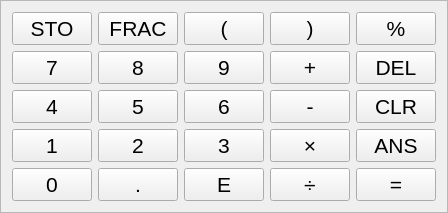
           <widget class="QFrame" name="frame_9">
            <property name="frameShape">
             <enum>QFrame::StyledPanel</enum>
            </property>
            <property name="frameShadow">
             <enum>QFrame::Raised</enum>
            </property>
            <layout class="QVBoxLayout" name="verticalLayout_4">
             <item>
              <layout class="QGridLayout" name="gridLayout">
               <item row="3" column="1">
                <widget class="QPushButton" name="pushButton_12">
                 <property name="sizePolicy">
                  <sizepolicy hsizetype="Minimum" vsizetype="Expanding">
                   <horstretch>0</horstretch>
                   <verstretch>0</verstretch>
                  </sizepolicy>
                 </property>
                 <property name="font">
                  <font>
                   <pointsize>16</pointsize>
                  </font>
                 </property>
                 <property name="text">
                  <string>8</string>
                 </property>
                </widget>
               </item>
               <item row="4" column="2">
                <widget class="QPushButton" name="pushButton_17">
                 <property name="sizePolicy">
                  <sizepolicy hsizetype="Minimum" vsizetype="Expanding">
                   <horstretch>0</horstretch>
                   <verstretch>0</verstretch>
                  </sizepolicy>
                 </property>
                 <property name="font">
                  <font>
                   <pointsize>16</pointsize>
                  </font>
                 </property>
                 <property name="text">
                  <string>6</string>
                 </property>
                </widget>
               </item>
               <item row="3" column="5">
                <widget class="QPushButton" name="pushButton_delete">
                 <property name="sizePolicy">
                  <sizepolicy hsizetype="Minimum" vsizetype="Expanding">
                   <horstretch>0</horstretch>
                   <verstretch>0</verstretch>
                  </sizepolicy>
                 </property>
                 <property name="font">
                  <font>
                   <pointsize>16</pointsize>
                  </font>
                 </property>
                 <property name="text">
                  <string>DEL</string>
                 </property>
                </widget>
               </item>
               <item row="6" column="4">
                <widget class="QPushButton" name="pushButton_divide">
                 <property name="sizePolicy">
                  <sizepolicy hsizetype="Minimum" vsizetype="Expanding">
                   <horstretch>0</horstretch>
                   <verstretch>0</verstretch>
                  </sizepolicy>
                 </property>
                 <property name="font">
                  <font>
                   <pointsize>16</pointsize>
                  </font>
                 </property>
                 <property name="text">
                  <string>÷</string>
                 </property>
                </widget>
               </item>
               <item row="5" column="2">
                <widget class="QPushButton" name="pushButton_13">
                 <property name="sizePolicy">
                  <sizepolicy hsizetype="Minimum" vsizetype="Expanding">
                   <horstretch>0</horstretch>
                   <verstretch>0</verstretch>
                  </sizepolicy>
                 </property>
                 <property name="font">
                  <font>
                   <pointsize>16</pointsize>
                  </font>
                 </property>
                 <property name="text">
                  <string>3</string>
                 </property>
                </widget>
               </item>
               <item row="4" column="0">
                <widget class="QPushButton" name="pushButton_15">
                 <property name="sizePolicy">
                  <sizepolicy hsizetype="Minimum" vsizetype="Expanding">
                   <horstretch>0</horstretch>
                   <verstretch>0</verstretch>
                  </sizepolicy>
                 </property>
                 <property name="font">
                  <font>
                   <pointsize>16</pointsize>
                  </font>
                 </property>
                 <property name="text">
                  <string>4</string>
                 </property>
                </widget>
               </item>
               <item row="3" column="2">
                <widget class="QPushButton" name="pushButton_14">
                 <property name="sizePolicy">
                  <sizepolicy hsizetype="Minimum" vsizetype="Expanding">
                   <horstretch>0</horstretch>
                   <verstretch>0</verstretch>
                  </sizepolicy>
                 </property>
                 <property name="font">
                  <font>
                   <pointsize>16</pointsize>
                  </font>
                 </property>
                 <property name="text">
                  <string>9</string>
                 </property>
                </widget>
               </item>
               <item row="6" column="1">
                <widget class="QPushButton" name="pushButton_period">
                 <property name="sizePolicy">
                  <sizepolicy hsizetype="Minimum" vsizetype="Expanding">
                   <horstretch>0</horstretch>
                   <verstretch>0</verstretch>
                  </sizepolicy>
                 </property>
                 <property name="font">
                  <font>
                   <pointsize>16</pointsize>
                  </font>
                 </property>
                 <property name="text">
                  <string>.</string>
                 </property>
                </widget>
               </item>
               <item row="6" column="2">
                <widget class="QPushButton" name="pushButton_exp">
                 <property name="sizePolicy">
                  <sizepolicy hsizetype="Minimum" vsizetype="Expanding">
                   <horstretch>0</horstretch>
                   <verstretch>0</verstretch>
                  </sizepolicy>
                 </property>
                 <property name="font">
                  <font>
                   <pointsize>16</pointsize>
                  </font>
                 </property>
                 <property name="text">
                  <string>E</string>
                 </property>
                </widget>
               </item>
               <item row="5" column="4">
                <widget class="QPushButton" name="pushButton_multiply">
                 <property name="sizePolicy">
                  <sizepolicy hsizetype="Minimum" vsizetype="Expanding">
                   <horstretch>0</horstretch>
                   <verstretch>0</verstretch>
                  </sizepolicy>
                 </property>
                 <property name="font">
                  <font>
                   <pointsize>16</pointsize>
                  </font>
                 </property>
                 <property name="text">
                  <string>×</string>
                 </property>
                </widget>
               </item>
               <item row="5" column="0">
                <widget class="QPushButton" name="pushButton_1">
                 <property name="sizePolicy">
                  <sizepolicy hsizetype="Minimum" vsizetype="Expanding">
                   <horstretch>0</horstretch>
                   <verstretch>0</verstretch>
                  </sizepolicy>
                 </property>
                 <property name="font">
                  <font>
                   <pointsize>16</pointsize>
                  </font>
                 </property>
                 <property name="text">
                  <string>1</string>
                 </property>
                </widget>
               </item>
               <item row="4" column="4">
                <widget class="QPushButton" name="pushButton_subtract">
                 <property name="sizePolicy">
                  <sizepolicy hsizetype="Minimum" vsizetype="Expanding">
                   <horstretch>0</horstretch>
                   <verstretch>0</verstretch>
                  </sizepolicy>
                 </property>
                 <property name="font">
                  <font>
                   <pointsize>16</pointsize>
                  </font>
                 </property>
                 <property name="text">
                  <string>-</string>
                 </property>
                </widget>
               </item>
               <item row="5" column="5">
                <widget class="QPushButton" name="pushButton_answer">
                 <property name="sizePolicy">
                  <sizepolicy hsizetype="Minimum" vsizetype="Expanding">
                   <horstretch>0</horstretch>
                   <verstretch>0</verstretch>
                  </sizepolicy>
                 </property>
                 <property name="font">
                  <font>
                   <pointsize>16</pointsize>
                  </font>
                 </property>
                 <property name="text">
                  <string>ANS</string>
                 </property>
                </widget>
               </item>
               <item row="4" column="1">
                <widget class="QPushButton" name="pushButton_16">
                 <property name="sizePolicy">
                  <sizepolicy hsizetype="Minimum" vsizetype="Expanding">
                   <horstretch>0</horstretch>
                   <verstretch>0</verstretch>
                  </sizepolicy>
                 </property>
                 <property name="font">
                  <font>
                   <pointsize>16</pointsize>
                  </font>
                 </property>
                 <property name="text">
                  <string>5</string>
                 </property>
                </widget>
               </item>
               <item row="6" column="0">
                <widget class="QPushButton" name="pushButton_0">
                 <property name="sizePolicy">
                  <sizepolicy hsizetype="Minimum" vsizetype="Expanding">
                   <horstretch>0</horstretch>
                   <verstretch>0</verstretch>
                  </sizepolicy>
                 </property>
                 <property name="font">
                  <font>
                   <pointsize>16</pointsize>
                  </font>
                 </property>
                 <property name="text">
                  <string>0</string>
                 </property>
                </widget>
               </item>
               <item row="3" column="0">
                <widget class="QPushButton" name="pushButton_11">
                 <property name="sizePolicy">
                  <sizepolicy hsizetype="Minimum" vsizetype="Expanding">
                   <horstretch>0</horstretch>
                   <verstretch>0</verstretch>
                  </sizepolicy>
                 </property>
                 <property name="font">
                  <font>
                   <pointsize>16</pointsize>
                  </font>
                 </property>
                 <property name="text">
                  <string>7</string>
                 </property>
                </widget>
               </item>
               <item row="3" column="4">
                <widget class="QPushButton" name="pushButton_add">
                 <property name="sizePolicy">
                  <sizepolicy hsizetype="Minimum" vsizetype="Expanding">
                   <horstretch>0</horstretch>
                   <verstretch>0</verstretch>
                  </sizepolicy>
                 </property>
                 <property name="font">
                  <font>
                   <pointsize>16</pointsize>
                  </font>
                 </property>
                 <property name="text">
                  <string>+</string>
                 </property>
                </widget>
               </item>
               <item row="4" column="5">
                <widget class="QPushButton" name="pushButton_clear">
                 <property name="sizePolicy">
                  <sizepolicy hsizetype="Minimum" vsizetype="Expanding">
                   <horstretch>0</horstretch>
                   <verstretch>0</verstretch>
                  </sizepolicy>
                 </property>
                 <property name="font">
                  <font>
                   <pointsize>16</pointsize>
                  </font>
                 </property>
                 <property name="text">
                  <string>CLR</string>
                 </property>
                </widget>
               </item>
               <item row="6" column="5">
                <widget class="QPushButton" name="pushButton_equal">
                 <property name="sizePolicy">
                  <sizepolicy hsizetype="Minimum" vsizetype="Expanding">
                   <horstretch>0</horstretch>
                   <verstretch>0</verstretch>
                  </sizepolicy>
                 </property>
                 <property name="font">
                  <font>
                   <pointsize>16</pointsize>
                  </font>
                 </property>
                 <property name="text">
                  <string>=</string>
                 </property>
                </widget>
               </item>
               <item row="5" column="1">
                <widget class="QPushButton" name="pushButton_10">
                 <property name="sizePolicy">
                  <sizepolicy hsizetype="Minimum" vsizetype="Expanding">
                   <horstretch>0</horstretch>
                   <verstretch>0</verstretch>
                  </sizepolicy>
                 </property>
                 <property name="font">
                  <font>
                   <pointsize>16</pointsize>
                  </font>
                 </property>
                 <property name="text">
                  <string>2</string>
                 </property>
                </widget>
               </item>
               <item row="1" column="5">
                <widget class="QPushButton" name="pushButton_percent">
                 <property name="sizePolicy">
                  <sizepolicy hsizetype="Minimum" vsizetype="Expanding">
                   <horstretch>0</horstretch>
                   <verstretch>0</verstretch>
                  </sizepolicy>
                 </property>
                 <property name="font">
                  <font>
                   <pointsize>16</pointsize>
                  </font>
                 </property>
                 <property name="text">
                  <string>%</string>
                 </property>
                </widget>
               </item>
               <item row="1" column="4">
                <widget class="QPushButton" name="pushButton_closed_parenthesis">
                 <property name="sizePolicy">
                  <sizepolicy hsizetype="Minimum" vsizetype="Expanding">
                   <horstretch>0</horstretch>
                   <verstretch>0</verstretch>
                  </sizepolicy>
                 </property>
                 <property name="font">
                  <font>
                   <pointsize>16</pointsize>
                  </font>
                 </property>
                 <property name="text">
                  <string>)</string>
                 </property>
                </widget>
               </item>
               <item row="1" column="2">
                <widget class="QPushButton" name="pushButton_open_parenthesis">
                 <property name="sizePolicy">
                  <sizepolicy hsizetype="Minimum" vsizetype="Expanding">
                   <horstretch>0</horstretch>
                   <verstretch>0</verstretch>
                  </sizepolicy>
                 </property>
                 <property name="font">
                  <font>
                   <pointsize>16</pointsize>
                  </font>
                 </property>
                 <property name="text">
                  <string>(</string>
                 </property>
                </widget>
               </item>
               <item row="1" column="0">
                <widget class="QPushButton" name="pushButton">
                 <property name="sizePolicy">
                  <sizepolicy hsizetype="Minimum" vsizetype="Expanding">
                   <horstretch>0</horstretch>
                   <verstretch>0</verstretch>
                  </sizepolicy>
                 </property>
                 <property name="font">
                  <font>
                   <pointsize>16</pointsize>
                  </font>
                 </property>
                 <property name="text">
                  <string>STO</string>
                 </property>
                </widget>
               </item>
               <item row="1" column="1">
                <widget class="QPushButton" name="pushButton_2">
                 <property name="sizePolicy">
                  <sizepolicy hsizetype="Minimum" vsizetype="Expanding">
                   <horstretch>0</horstretch>
                   <verstretch>0</verstretch>
                  </sizepolicy>
                 </property>
                 <property name="font">
                  <font>
                   <pointsize>16</pointsize>
                  </font>
                 </property>
                 <property name="text">
                  <string>FRAC</string>
                 </property>
                </widget>
               </item>
              </layout>
             </item>
            </layout>
           </widget>
